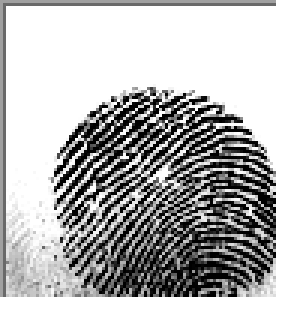
#> input picture example.BMP, 96 x 103 px (shown 3 times larger)
$ python -i kmm.py   (imports and definitions only)
#> lines starting #> are read from the running program, lines starting #| are printed output that depends on the picture; after the words box and inside, x2 and y2 are one past the last pixel; in counts of white or black regions, pixels touching at a corner belong together
import numpy as np
from PIL import Image
import cv2

# [138 lines left out: functions preprocess_image, postprocess_image, directional_close, not called in this run]


def kmm_thinning(image_path, output_path=None, apply_preprocessing=False, apply_postprocessing=False,
                preprocessing_params=None, postprocessing_params=None):
    """
    Implements the KMM (Kang-Wang-Morelli) algorithm for thinning binary images.
    Particularly effective for fingerprint images.

    Args:
        image_path (str): Path to the input image
        output_path (str, optional): Path to save the output image. If None, returns the thinned image array
        apply_preprocessing (bool): Whether to apply preprocessing techniques before thinning
        apply_postprocessing (bool): Whether to apply postprocessing techniques after thinning
        preprocessing_params (dict, optional): Parameters for preprocessing:
            - noise_removal (bool): Whether to apply noise removal (default: True)
            - dilation (bool): Whether to apply dilation (default: True)
            - kernel_size (int): Size of the kernel for morphological operations (default: 3)
        postprocessing_params (dict, optional): Parameters for postprocessing:
            - closing (bool): Whether to apply morphological closing (default: True)
            - bridging (bool): Whether to apply gap bridging (default: True)
            - kernel_size (int): Size of the kernel for morphological operations (default: 3)

    Returns:
        numpy.ndarray or None: Thinned image array if output_path is None, otherwise None
    """
#> called with image_path = '../example.BMP', apply_preprocessing = False, apply_postprocessing = False
    # Set default parameters if not provided
    if preprocessing_params is None:
        preprocessing_params = {'noise_removal': True, 'dilation': True, 'kernel_size': 3}
    if postprocessing_params is None:
        postprocessing_params = {'closing': True, 'bridging': True, 'kernel_size': 3}
    # Load and convert image to binary
    img = Image.open(image_path).convert('L')
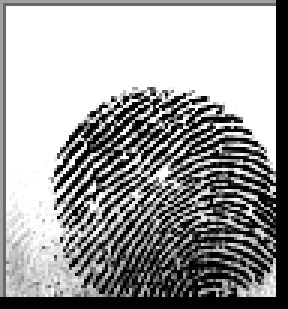
#> img: PIL image 96x103 L (shown 3 times larger); min 0, max 255, mean 157.1
    img_array = np.array(img)

    # Step 1: Binary Image Initialization
    # Convert to binary where foreground (black) is 1 and background (white) is 0
    binary = np.where(img_array < 128, 1, 0)
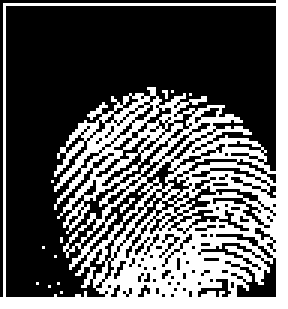
#> binary: shape (103, 96) int64 (shown 3 times larger); values 0 (black) and 1 (white), 36.8% white; 13 white regions (12 under 20 px), largest, box (x1, y1, x2, y2) and area: (0, 0, 96, 103) 3611

    # Apply preprocessing if requested
    if apply_preprocessing:
        binary = preprocess_image(
            binary,
            noise_removal=preprocessing_params.get('noise_removal', True),
            dilation=preprocessing_params.get('dilation', True),
            kernel_size=preprocessing_params.get('kernel_size', 3)
        )

    # Predefine the deletion array as specified
    deletion_array = np.array([
        3, 5, 7, 12, 13, 14, 15, 20,
        21, 22, 23, 28, 29, 30, 31, 48,
        52, 53, 54, 55, 56, 60, 61, 62,
        63, 65, 67, 69, 71, 77, 79, 80,
        81, 83, 84, 85, 86, 87, 88, 89,
        91, 92, 93, 94, 95, 97, 99, 101,
        103, 109, 111, 112, 113, 115, 116, 117,
        118, 119, 120, 121, 123, 124, 125, 126,
        127, 131, 133, 135, 141, 143, 149, 151,
        157, 159, 181, 183, 189, 191, 192, 193,
        195, 197, 199, 205, 207, 208, 209, 211,
        212, 213, 214, 215, 216, 217, 219, 220,
        221, 222, 223, 224, 225, 227, 229, 231,
        237, 239, 240, 241, 243, 244, 245, 246,
        247, 248, 249, 251, 252, 253, 254, 255
    ])

    # Define the 8-connected neighbor weights
    weights = np.array([128, 1, 2, 64, 0, 4, 32, 16, 8])

    # Create a copy of the binary image for processing
    thinned = binary.copy()

    # Iterative thinning until no more pixels can be removed
    iteration = 0
    changed = True

    while changed:
        iteration += 1
        changed = False

        # Step 2: Contour Pixel Labeling
        labeled = thinned.copy()

        # Pad the image to handle border pixels
        padded = np.pad(thinned, pad_width=1, mode='constant', constant_values=0)

        # Identify contour pixels (adjacent to background)
        for i in range(1, padded.shape[0] - 1):
            for j in range(1, padded.shape[1] - 1):
                if padded[i, j] == 1:  # Foreground pixel
                    # Get 8-connected neighborhood
                    neighbors = padded[i-1:i+2, j-1:j+2].flatten()

                    # Check if it's a contour pixel (adjacent to background)
                    if 0 in neighbors:
                        # Check if it's a corner pixel (diagonally adjacent to background)
                        if (padded[i-1, j-1] == 0 or padded[i-1, j+1] == 0 or
                            padded[i+1, j-1] == 0 or padded[i+1, j+1] == 0):
                            labeled[i-1, j-1] = 3  # Corner pixel
                        else:
                            labeled[i-1, j-1] = 2  # Edge pixel

        # Step 3: Neighborhood Analysis
        marked_for_deletion = np.zeros_like(labeled)

        for i in range(1, labeled.shape[0] - 1):
            for j in range(1, labeled.shape[1] - 1):
                if labeled[i, j] in [2, 3]:  # Edge or corner pixel
                    # Get 8-connected neighborhood
                    neighborhood = labeled[i-1:i+2, j-1:j+2].flatten()

                    # Count foreground neighbors (values 1, 2, or 3)
                    neighbor_count = np.sum((neighborhood > 0) & (neighborhood <= 3)) - 1  # Subtract 1 to exclude the pixel itself

                    # Mark for deletion if it has 2, 3, or 4 neighbors
                    if neighbor_count in [2, 3, 4]:
                        marked_for_deletion[i, j] = 4

        # Step 4: Pixel Deletion
        for i in range(1, labeled.shape[0] - 1):
            for j in range(1, labeled.shape[1] - 1):
                if marked_for_deletion[i, j] == 4:
                    # Get 8-connected neighborhood
                    neighborhood = labeled[i-1:i+2, j-1:j+2].copy()
                    neighborhood[1, 1] = 0  # Set center pixel to 0 for weight calculation

                    # Calculate neighbor weight sum
                    weight_sum = 0
                    for k in range(9):
                        if k != 4:  # Skip the center pixel
                            row, col = k // 3, k % 3
                            if neighborhood[row, col] > 0:
                                weight_sum += weights[k]

                    # Delete pixel if weight sum is in deletion array
                    if weight_sum in deletion_array:
                        thinned[i, j] = 0
                        changed = True

        # Step 5: Continuity Restoration
        # Check if remaining edge/corner pixels are critical for continuity
        for i in range(1, labeled.shape[0] - 1):
            for j in range(1, labeled.shape[1] - 1):
                if labeled[i, j] in [2, 3] and thinned[i, j] == 1:
                    # Get 8-connected neighborhood
                    neighborhood = thinned[i-1:i+2, j-1:j+2].copy()
                    neighborhood[1, 1] = 0  # Set center pixel to 0

                    # Count foreground neighbors
                    neighbor_count = np.sum(neighborhood)

                    # If removing this pixel would break continuity, keep it
                    if neighbor_count <= 1:
                        thinned[i, j] = 1
#> this loop made 11 passes
#> pass 1, in kmm_thinning, `padded = np.pad(thinned, pad_width=1, mode='constant', constant_values..`:
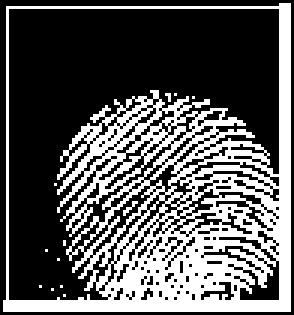
#> padded: shape (105, 98) int64 (shown 3 times larger); values 0 (black) and 1 (white), 35.3% white in thin lines or dots
#> pass 2, in kmm_thinning, `padded = np.pad(thinned, pad_width=1, mode='constant', constant_values..`:
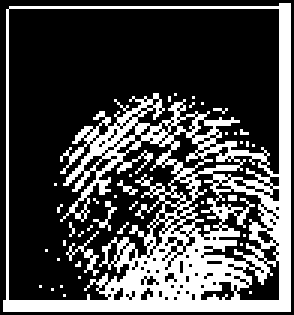
#> padded: shape (105, 98) int64 (shown 3 times larger); values 0 (black) and 1 (white), 29.7% white; 40 white regions (37 under 20 px), largest, box (x1, y1, x2, y2) and area: (1, 1, 97, 104) 2914, (22, 77, 33, 92) 37, (31, 67, 39, 77) 20
#> after the loop:
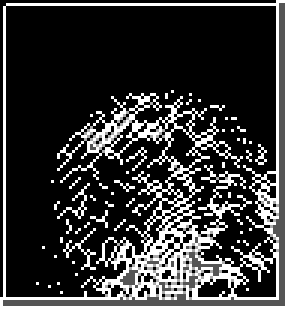
#> labeled: shape (103, 96) int64 (shown 3 times larger); min 0, max 3, mean 0.662; drawn with min black and max white
#> after the loop:
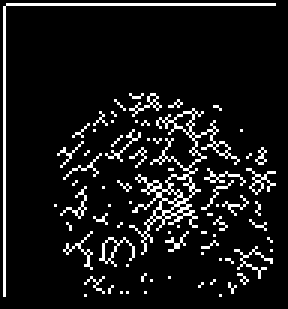
#> marked_for_deletion: shape (103, 96) int64 (shown 3 times larger); values 0 (black) and 4 (white), 9% white in thin lines or dots
#> after the loop:
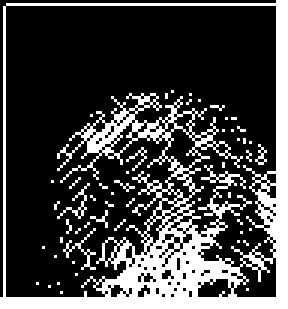
#> thinned: shape (103, 96) int64 (shown 3 times larger); values 0 (black) and 1 (white), 25.9% white; 54 white regions (51 under 20 px), largest, box (x1, y1, x2, y2) and area: (0, 0, 96, 103) 2381, (21, 76, 32, 90) 29, (19, 61, 30, 73) 24
#> after the loop, iteration = 11

    # Convert back to binary image format (0 for background, 255 for foreground)
    result = np.where(thinned == 1, 0, 255).astype(np.uint8)

    # Apply postprocessing if requested
    if apply_postprocessing:
        result = postprocess_image(
            result,
            closing=postprocessing_params.get('closing', True),
            bridging=postprocessing_params.get('bridging', True),
            kernel_size=postprocessing_params.get('kernel_size', 3),
            directional_closing=postprocessing_params.get('directional_closing', False),
            directional_angles=postprocessing_params.get('directional_angles', None),
            directional_length=postprocessing_params.get('directional_length', 7),
            directional_width=postprocessing_params.get('directional_width', 1)
        )

    if output_path:
        # Save the thinned image
        Image.fromarray(result).save(output_path)
        return None
    else:
        return result

>>> result = kmm_thinning('../example.BMP')
